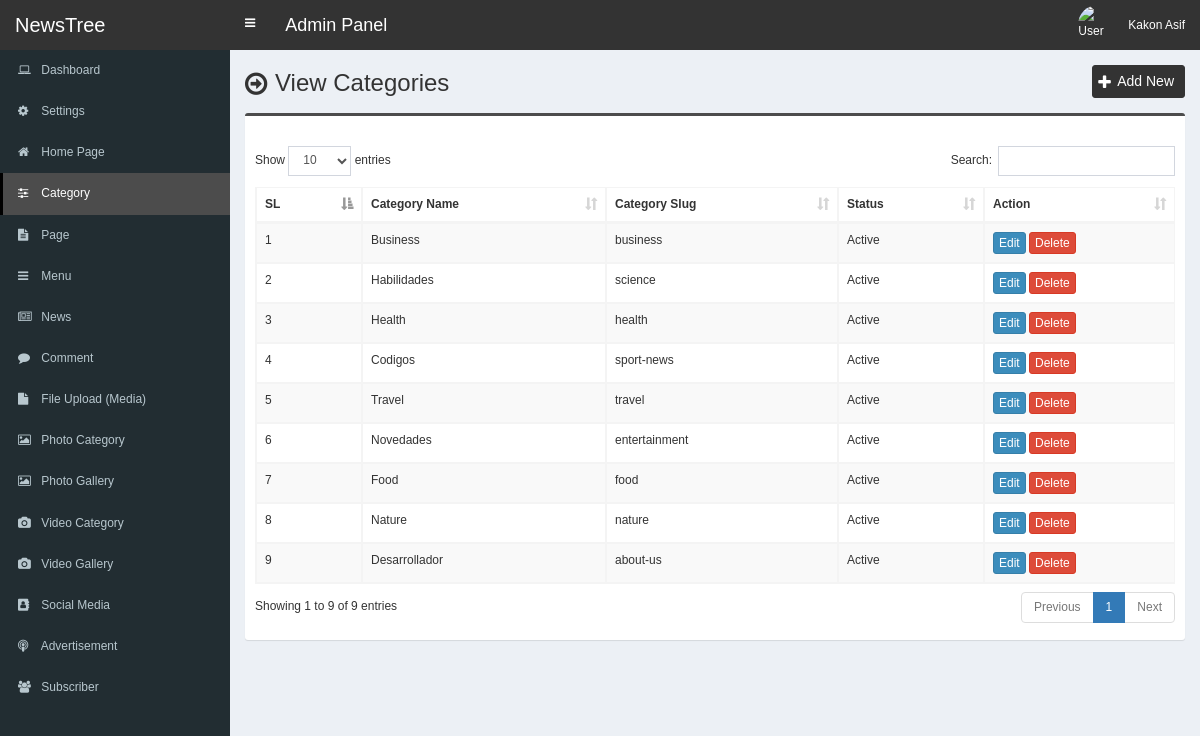
Page /admin/category.php (signed in) on the committed database.
### tables this page shows
CREATE TABLE `tbl_category` (
  `category_id` int(11) NOT NULL,
  `category_name` varchar(255) NOT NULL,
  `category_slug` varchar(255) NOT NULL,
  `status` varchar(30) NOT NULL,
  `meta_title` varchar(255) NOT NULL,
  `meta_keyword` text NOT NULL,
  `meta_description` text NOT NULL
);

### admin/category.php (the view, shortened to what this page needs)
<?php require_once('header.php'); ?>
<section class="content-header">
	<div class="content-header-left">
		<h1>View Categories</h1>
	</div>
	<div class="content-header-right">
		<a href="category-add.php" class="btn btn-primary btn-sm">Add New</a>
	</div>
</section>
<section class="content">
  <div class="row">
    <div class="col-md-12">
      <div class="box box-info">
        <div class="box-body table-responsive">
          <table id="example1" class="table table-bordered table-striped">
			<thead>
			    <tr>
			        <th>SL</th>
			        <th>Category Name</th>
			        <th>Category Slug</th>
			        <th>Status</th>
			        <th>Action</th>
			    </tr>
			</thead>
            <tbody>
            	<?php
            	$i=0;
            	$statement = $pdo->prepare("SELECT * FROM tbl_category ORDER BY category_id ASC");
            	$statement->execute();
            	$result = $statement->fetchAll(PDO::FETCH_ASSOC);
            	foreach ($result as $row) {
            		$i++;
            		?>
					<tr>
	                    <td><?php echo $i; ?></td>
	                    <td><?php echo $row['category_name']; ?></td>
	                    <td><?php echo $row['category_slug']; ?></td>
	                    <td><?php echo $row['status']; ?></td>
	                    <td>
	                        <a href="category-edit.php?id=<?php echo $row['category_id']; ?>" class="btn btn-primary btn-xs">Edit</a>
	                        <a href="#" class="btn btn-danger btn-xs" data-href="category-delete.php?id=<?php echo $row['category_id']; ?>" data-toggle="modal" data-target="#confirm-delete">Delete</a>
	                    </td>
	                </tr>
            		<?php
            	}
            	?>
            </tbody>
          </table>
        </div>
      </div>
</section>
<?php require_once('footer.php'); ?>

### admin/style.css (style rules this page uses)
body { font-size: 12px; font-family: 'verdana', sans-serif; }
.content-header>h1, .content-header .content-header-left h1 { font-family: 'verdana', sans-serif; }
.box-info { padding-top: 20px; }
.content-header { overflow: hidden; }
.content-header .content-header-left { float: left; padding-top: 5px; }
.content-header .content-header-right { float: right; }
.content-header .content-header-left h1 { margin-top: 0; margin-bottom: 0; padding-left: 30px; font-size: 24px; position: relative; }
.content-header .content-header-left h1:before { position: absolute; top: 0; left: 0; font-family: 'FontAwesome', sans-serif; font-size: 26px; content: '\f18e'; }
.content-header .content-header-right a { position: relative; padding-left: 24px; font-size: 14px; }
.content-header .content-header-right a:before { position: absolute; top: 4px; left: 5px; font-family: 'FontAwesome', sans-serif; font-size: 16px; content: '\f067'; }
.box.box-info { border-top-color: #4c4c4c; }
.content-header .content-header-right a { background-color: #333333; border-color: #333333; }

### rows in the picture
tbl_category: category_name "Business", category_slug "business", status "Active"
tbl_category: category_name "Habilidades", category_slug "science", status "Active"
tbl_category: category_name "Health", category_slug "health", status "Active"
tbl_category: category_name "Codigos", category_slug "sport-news", status "Active"
tbl_category: category_name "Travel", category_slug "travel", status "Active"
tbl_category: category_name "Novedades", category_slug "entertainment", status "Active"
tbl_category: category_name "Food", category_slug "food", status "Active"
tbl_category: category_name "Nature", category_slug "nature", status "Active"
tbl_category: category_name "Desarrollador", category_slug "about-us", status "Active"

### other values in the picture
$_SESSION['user']['full_name'] "Kakon Asif"
